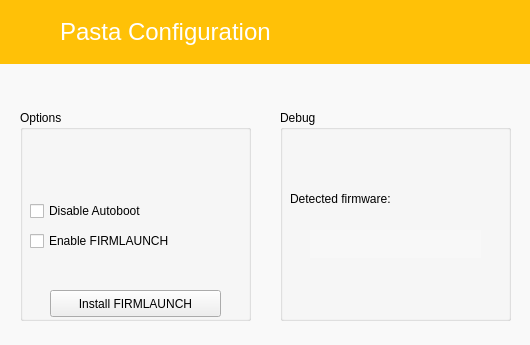
<?xml version="1.0" encoding="UTF-8"?>
<ui version="4.0">
 <class>MainWindow</class>
 <widget class="QMainWindow" name="MainWindow">
  <property name="geometry">
   <rect>
    <x>0</x>
    <y>0</y>
    <width>530</width>
    <height>345</height>
   </rect>
  </property>
  <property name="minimumSize">
   <size>
    <width>530</width>
    <height>345</height>
   </size>
  </property>
  <property name="maximumSize">
   <size>
    <width>530</width>
    <height>345</height>
   </size>
  </property>
  <property name="palette">
   <palette>
    <active>
     <colorrole role="WindowText">
      <brush brushstyle="SolidPattern">
       <color alpha="255">
        <red>0</red>
        <green>0</green>
        <blue>0</blue>
       </color>
      </brush>
     </colorrole>
     <colorrole role="Button">
      <brush brushstyle="SolidPattern">
       <color alpha="255">
        <red>249</red>
        <green>249</green>
        <blue>249</blue>
       </color>
      </brush>
     </colorrole>
     <colorrole role="Light">
      <brush brushstyle="SolidPattern">
       <color alpha="255">
        <red>255</red>
        <green>255</green>
        <blue>255</blue>
       </color>
      </brush>
     </colorrole>
     <colorrole role="Midlight">
      <brush brushstyle="SolidPattern">
       <color alpha="255">
        <red>252</red>
        <green>252</green>
        <blue>252</blue>
       </color>
      </brush>
     </colorrole>
     <colorrole role="Dark">
      <brush brushstyle="SolidPattern">
       <color alpha="255">
        <red>124</red>
        <green>124</green>
        <blue>124</blue>
       </color>
      </brush>
     </colorrole>
     <colorrole role="Mid">
      <brush brushstyle="SolidPattern">
       <color alpha="255">
        <red>166</red>
        <green>166</green>
        <blue>166</blue>
       </color>
      </brush>
     </colorrole>
     <colorrole role="Text">
      <brush brushstyle="SolidPattern">
       <color alpha="255">
        <red>32</red>
        <green>32</green>
        <blue>32</blue>
       </color>
      </brush>
     </colorrole>
     <colorrole role="BrightText">
      <brush brushstyle="SolidPattern">
       <color alpha="255">
        <red>114</red>
        <green>114</green>
        <blue>114</blue>
       </color>
      </brush>
     </colorrole>
     <colorrole role="ButtonText">
      <brush brushstyle="SolidPattern">
       <color alpha="255">
        <red>32</red>
        <green>32</green>
        <blue>32</blue>
       </color>
      </brush>
     </colorrole>
     <colorrole role="Base">
      <brush brushstyle="SolidPattern">
       <color alpha="255">
        <red>255</red>
        <green>255</green>
        <blue>255</blue>
       </color>
      </brush>
     </colorrole>
     <colorrole role="Window">
      <brush brushstyle="SolidPattern">
       <color alpha="255">
        <red>249</red>
        <green>249</green>
        <blue>249</blue>
       </color>
      </brush>
     </colorrole>
     <colorrole role="Shadow">
      <brush brushstyle="SolidPattern">
       <color alpha="255">
        <red>0</red>
        <green>0</green>
        <blue>0</blue>
       </color>
      </brush>
     </colorrole>
     <colorrole role="AlternateBase">
      <brush brushstyle="SolidPattern">
       <color alpha="255">
        <red>252</red>
        <green>252</green>
        <blue>252</blue>
       </color>
      </brush>
     </colorrole>
     <colorrole role="ToolTipBase">
      <brush brushstyle="SolidPattern">
       <color alpha="255">
        <red>255</red>
        <green>255</green>
        <blue>220</blue>
       </color>
      </brush>
     </colorrole>
     <colorrole role="ToolTipText">
      <brush brushstyle="SolidPattern">
       <color alpha="255">
        <red>0</red>
        <green>0</green>
        <blue>0</blue>
       </color>
      </brush>
     </colorrole>
    </active>
    <inactive>
     <colorrole role="WindowText">
      <brush brushstyle="SolidPattern">
       <color alpha="255">
        <red>0</red>
        <green>0</green>
        <blue>0</blue>
       </color>
      </brush>
     </colorrole>
     <colorrole role="Button">
      <brush brushstyle="SolidPattern">
       <color alpha="255">
        <red>249</red>
        <green>249</green>
        <blue>249</blue>
       </color>
      </brush>
     </colorrole>
     <colorrole role="Light">
      <brush brushstyle="SolidPattern">
       <color alpha="255">
        <red>255</red>
        <green>255</green>
        <blue>255</blue>
       </color>
      </brush>
     </colorrole>
     <colorrole role="Midlight">
      <brush brushstyle="SolidPattern">
       <color alpha="255">
        <red>252</red>
        <green>252</green>
        <blue>252</blue>
       </color>
      </brush>
     </colorrole>
     <colorrole role="Dark">
      <brush brushstyle="SolidPattern">
       <color alpha="255">
        <red>124</red>
        <green>124</green>
        <blue>124</blue>
       </color>
      </brush>
     </colorrole>
     <colorrole role="Mid">
      <brush brushstyle="SolidPattern">
       <color alpha="255">
        <red>166</red>
        <green>166</green>
        <blue>166</blue>
       </color>
      </brush>
     </colorrole>
     <colorrole role="Text">
      <brush brushstyle="SolidPattern">
       <color alpha="255">
        <red>32</red>
        <green>32</green>
        <blue>32</blue>
       </color>
      </brush>
     </colorrole>
     <colorrole role="BrightText">
      <brush brushstyle="SolidPattern">
       <color alpha="255">
        <red>114</red>
        <green>114</green>
        <blue>114</blue>
       </color>
      </brush>
     </colorrole>
     <colorrole role="ButtonText">
      <brush brushstyle="SolidPattern">
       <color alpha="255">
        <red>32</red>
        <green>32</green>
        <blue>32</blue>
       </color>
      </brush>
     </colorrole>
     <colorrole role="Base">
      <brush brushstyle="SolidPattern">
       <color alpha="255">
        <red>255</red>
        <green>255</green>
        <blue>255</blue>
       </color>
      </brush>
     </colorrole>
     <colorrole role="Window">
      <brush brushstyle="SolidPattern">
       <color alpha="255">
        <red>249</red>
        <green>249</green>
        <blue>249</blue>
       </color>
      </brush>
     </colorrole>
     <colorrole role="Shadow">
      <brush brushstyle="SolidPattern">
       <color alpha="255">
        <red>0</red>
        <green>0</green>
        <blue>0</blue>
       </color>
      </brush>
     </colorrole>
     <colorrole role="AlternateBase">
      <brush brushstyle="SolidPattern">
       <color alpha="255">
        <red>252</red>
        <green>252</green>
        <blue>252</blue>
       </color>
      </brush>
     </colorrole>
     <colorrole role="ToolTipBase">
      <brush brushstyle="SolidPattern">
       <color alpha="255">
        <red>255</red>
        <green>255</green>
        <blue>220</blue>
       </color>
      </brush>
     </colorrole>
     <colorrole role="ToolTipText">
      <brush brushstyle="SolidPattern">
       <color alpha="255">
        <red>0</red>
        <green>0</green>
        <blue>0</blue>
       </color>
      </brush>
     </colorrole>
    </inactive>
    <disabled>
     <colorrole role="WindowText">
      <brush brushstyle="SolidPattern">
       <color alpha="255">
        <red>124</red>
        <green>124</green>
        <blue>124</blue>
       </color>
      </brush>
     </colorrole>
     <colorrole role="Button">
      <brush brushstyle="SolidPattern">
       <color alpha="255">
        <red>249</red>
        <green>249</green>
        <blue>249</blue>
       </color>
      </brush>
     </colorrole>
     <colorrole role="Light">
      <brush brushstyle="SolidPattern">
       <color alpha="255">
        <red>255</red>
        <green>255</green>
        <blue>255</blue>
       </color>
      </brush>
     </colorrole>
     <colorrole role="Midlight">
      <brush brushstyle="SolidPattern">
       <color alpha="255">
        <red>252</red>
        <green>252</green>
        <blue>252</blue>
       </color>
      </brush>
     </colorrole>
     <colorrole role="Dark">
      <brush brushstyle="SolidPattern">
       <color alpha="255">
        <red>124</red>
        <green>124</green>
        <blue>124</blue>
       </color>
      </brush>
     </colorrole>
     <colorrole role="Mid">
      <brush brushstyle="SolidPattern">
       <color alpha="255">
        <red>166</red>
        <green>166</green>
        <blue>166</blue>
       </color>
      </brush>
     </colorrole>
     <colorrole role="Text">
      <brush brushstyle="SolidPattern">
       <color alpha="255">
        <red>124</red>
        <green>124</green>
        <blue>124</blue>
       </color>
      </brush>
     </colorrole>
     <colorrole role="BrightText">
      <brush brushstyle="SolidPattern">
       <color alpha="255">
        <red>114</red>
        <green>114</green>
        <blue>114</blue>
       </color>
      </brush>
     </colorrole>
     <colorrole role="ButtonText">
      <brush brushstyle="SolidPattern">
       <color alpha="255">
        <red>124</red>
        <green>124</green>
        <blue>124</blue>
       </color>
      </brush>
     </colorrole>
     <colorrole role="Base">
      <brush brushstyle="SolidPattern">
       <color alpha="255">
        <red>249</red>
        <green>249</green>
        <blue>249</blue>
       </color>
      </brush>
     </colorrole>
     <colorrole role="Window">
      <brush brushstyle="SolidPattern">
       <color alpha="255">
        <red>249</red>
        <green>249</green>
        <blue>249</blue>
       </color>
      </brush>
     </colorrole>
     <colorrole role="Shadow">
      <brush brushstyle="SolidPattern">
       <color alpha="255">
        <red>0</red>
        <green>0</green>
        <blue>0</blue>
       </color>
      </brush>
     </colorrole>
     <colorrole role="AlternateBase">
      <brush brushstyle="SolidPattern">
       <color alpha="255">
        <red>249</red>
        <green>249</green>
        <blue>249</blue>
       </color>
      </brush>
     </colorrole>
     <colorrole role="ToolTipBase">
      <brush brushstyle="SolidPattern">
       <color alpha="255">
        <red>255</red>
        <green>255</green>
        <blue>220</blue>
       </color>
      </brush>
     </colorrole>
     <colorrole role="ToolTipText">
      <brush brushstyle="SolidPattern">
       <color alpha="255">
        <red>0</red>
        <green>0</green>
        <blue>0</blue>
       </color>
      </brush>
     </colorrole>
    </disabled>
   </palette>
  </property>
  <property name="windowTitle">
   <string>pastaConfig</string>
  </property>
  <property name="windowIcon">
   <iconset resource="resources.qrc">
    <normaloff>:/images/3DS_icon_MD.png</normaloff>:/images/3DS_icon_MD.png</iconset>
  </property>
  <property name="styleSheet">
   <string notr="true">QMessageBox { background-color: white; color: #202020 }</string>
  </property>
  <widget class="QWidget" name="centralWidget">
   <widget class="QFrame" name="frame_2">
    <property name="geometry">
     <rect>
      <x>0</x>
      <y>0</y>
      <width>531</width>
      <height>64</height>
     </rect>
    </property>
    <property name="palette">
     <palette>
      <active>
       <colorrole role="WindowText">
        <brush brushstyle="SolidPattern">
         <color alpha="255">
          <red>0</red>
          <green>0</green>
          <blue>0</blue>
         </color>
        </brush>
       </colorrole>
       <colorrole role="Button">
        <brush brushstyle="SolidPattern">
         <color alpha="255">
          <red>255</red>
          <green>193</green>
          <blue>7</blue>
         </color>
        </brush>
       </colorrole>
       <colorrole role="Light">
        <brush brushstyle="SolidPattern">
         <color alpha="255">
          <red>255</red>
          <green>225</green>
          <blue>135</blue>
         </color>
        </brush>
       </colorrole>
       <colorrole role="Midlight">
        <brush brushstyle="SolidPattern">
         <color alpha="255">
          <red>255</red>
          <green>209</green>
          <blue>71</blue>
         </color>
        </brush>
       </colorrole>
       <colorrole role="Dark">
        <brush brushstyle="SolidPattern">
         <color alpha="255">
          <red>127</red>
          <green>96</green>
          <blue>3</blue>
         </color>
        </brush>
       </colorrole>
       <colorrole role="Mid">
        <brush brushstyle="SolidPattern">
         <color alpha="255">
          <red>170</red>
          <green>129</green>
          <blue>4</blue>
         </color>
        </brush>
       </colorrole>
       <colorrole role="Text">
        <brush brushstyle="SolidPattern">
         <color alpha="255">
          <red>0</red>
          <green>0</green>
          <blue>0</blue>
         </color>
        </brush>
       </colorrole>
       <colorrole role="BrightText">
        <brush brushstyle="SolidPattern">
         <color alpha="255">
          <red>255</red>
          <green>255</green>
          <blue>255</blue>
         </color>
        </brush>
       </colorrole>
       <colorrole role="ButtonText">
        <brush brushstyle="SolidPattern">
         <color alpha="255">
          <red>0</red>
          <green>0</green>
          <blue>0</blue>
         </color>
        </brush>
       </colorrole>
       <colorrole role="Base">
        <brush brushstyle="SolidPattern">
         <color alpha="255">
          <red>255</red>
          <green>255</green>
          <blue>255</blue>
         </color>
        </brush>
       </colorrole>
       <colorrole role="Window">
        <brush brushstyle="SolidPattern">
         <color alpha="255">
          <red>255</red>
          <green>193</green>
          <blue>7</blue>
         </color>
        </brush>
       </colorrole>
       <colorrole role="Shadow">
        <brush brushstyle="SolidPattern">
         <color alpha="255">
          <red>0</red>
          <green>0</green>
          <blue>0</blue>
         </color>
        </brush>
       </colorrole>
       <colorrole role="AlternateBase">
        <brush brushstyle="SolidPattern">
         <color alpha="255">
          <red>255</red>
          <green>224</green>
          <blue>131</blue>
         </color>
        </brush>
       </colorrole>
       <colorrole role="ToolTipBase">
        <brush brushstyle="SolidPattern">
         <color alpha="255">
          <red>255</red>
          <green>255</green>
          <blue>220</blue>
         </color>
        </brush>
       </colorrole>
       <colorrole role="ToolTipText">
        <brush brushstyle="SolidPattern">
         <color alpha="255">
          <red>0</red>
          <green>0</green>
          <blue>0</blue>
         </color>
        </brush>
       </colorrole>
      </active>
      <inactive>
       <colorrole role="WindowText">
        <brush brushstyle="SolidPattern">
         <color alpha="255">
          <red>0</red>
          <green>0</green>
          <blue>0</blue>
         </color>
        </brush>
       </colorrole>
       <colorrole role="Button">
        <brush brushstyle="SolidPattern">
         <color alpha="255">
          <red>255</red>
          <green>193</green>
          <blue>7</blue>
         </color>
        </brush>
       </colorrole>
       <colorrole role="Light">
        <brush brushstyle="SolidPattern">
         <color alpha="255">
          <red>255</red>
          <green>225</green>
          <blue>135</blue>
         </color>
        </brush>
       </colorrole>
       <colorrole role="Midlight">
        <brush brushstyle="SolidPattern">
         <color alpha="255">
          <red>255</red>
          <green>209</green>
          <blue>71</blue>
         </color>
        </brush>
       </colorrole>
       <colorrole role="Dark">
        <brush brushstyle="SolidPattern">
         <color alpha="255">
          <red>127</red>
          <green>96</green>
          <blue>3</blue>
         </color>
        </brush>
       </colorrole>
       <colorrole role="Mid">
        <brush brushstyle="SolidPattern">
         <color alpha="255">
          <red>170</red>
          <green>129</green>
          <blue>4</blue>
         </color>
        </brush>
       </colorrole>
       <colorrole role="Text">
        <brush brushstyle="SolidPattern">
         <color alpha="255">
          <red>0</red>
          <green>0</green>
          <blue>0</blue>
         </color>
        </brush>
       </colorrole>
       <colorrole role="BrightText">
        <brush brushstyle="SolidPattern">
         <color alpha="255">
          <red>255</red>
          <green>255</green>
          <blue>255</blue>
         </color>
        </brush>
       </colorrole>
       <colorrole role="ButtonText">
        <brush brushstyle="SolidPattern">
         <color alpha="255">
          <red>0</red>
          <green>0</green>
          <blue>0</blue>
         </color>
        </brush>
       </colorrole>
       <colorrole role="Base">
        <brush brushstyle="SolidPattern">
         <color alpha="255">
          <red>255</red>
          <green>255</green>
          <blue>255</blue>
         </color>
        </brush>
       </colorrole>
       <colorrole role="Window">
        <brush brushstyle="SolidPattern">
         <color alpha="255">
          <red>255</red>
          <green>193</green>
          <blue>7</blue>
         </color>
        </brush>
       </colorrole>
       <colorrole role="Shadow">
        <brush brushstyle="SolidPattern">
         <color alpha="255">
          <red>0</red>
          <green>0</green>
          <blue>0</blue>
         </color>
        </brush>
       </colorrole>
       <colorrole role="AlternateBase">
        <brush brushstyle="SolidPattern">
         <color alpha="255">
          <red>255</red>
          <green>224</green>
          <blue>131</blue>
         </color>
        </brush>
       </colorrole>
       <colorrole role="ToolTipBase">
        <brush brushstyle="SolidPattern">
         <color alpha="255">
          <red>255</red>
          <green>255</green>
          <blue>220</blue>
         </color>
        </brush>
       </colorrole>
       <colorrole role="ToolTipText">
        <brush brushstyle="SolidPattern">
         <color alpha="255">
          <red>0</red>
          <green>0</green>
          <blue>0</blue>
         </color>
        </brush>
       </colorrole>
      </inactive>
      <disabled>
       <colorrole role="WindowText">
        <brush brushstyle="SolidPattern">
         <color alpha="255">
          <red>127</red>
          <green>96</green>
          <blue>3</blue>
         </color>
        </brush>
       </colorrole>
       <colorrole role="Button">
        <brush brushstyle="SolidPattern">
         <color alpha="255">
          <red>255</red>
          <green>193</green>
          <blue>7</blue>
         </color>
        </brush>
       </colorrole>
       <colorrole role="Light">
        <brush brushstyle="SolidPattern">
         <color alpha="255">
          <red>255</red>
          <green>225</green>
          <blue>135</blue>
         </color>
        </brush>
       </colorrole>
       <colorrole role="Midlight">
        <brush brushstyle="SolidPattern">
         <color alpha="255">
          <red>255</red>
          <green>209</green>
          <blue>71</blue>
         </color>
        </brush>
       </colorrole>
       <colorrole role="Dark">
        <brush brushstyle="SolidPattern">
         <color alpha="255">
          <red>127</red>
          <green>96</green>
          <blue>3</blue>
         </color>
        </brush>
       </colorrole>
       <colorrole role="Mid">
        <brush brushstyle="SolidPattern">
         <color alpha="255">
          <red>170</red>
          <green>129</green>
          <blue>4</blue>
         </color>
        </brush>
       </colorrole>
       <colorrole role="Text">
        <brush brushstyle="SolidPattern">
         <color alpha="255">
          <red>127</red>
          <green>96</green>
          <blue>3</blue>
         </color>
        </brush>
       </colorrole>
       <colorrole role="BrightText">
        <brush brushstyle="SolidPattern">
         <color alpha="255">
          <red>255</red>
          <green>255</green>
          <blue>255</blue>
         </color>
        </brush>
       </colorrole>
       <colorrole role="ButtonText">
        <brush brushstyle="SolidPattern">
         <color alpha="255">
          <red>127</red>
          <green>96</green>
          <blue>3</blue>
         </color>
        </brush>
       </colorrole>
       <colorrole role="Base">
        <brush brushstyle="SolidPattern">
         <color alpha="255">
          <red>255</red>
          <green>193</green>
          <blue>7</blue>
         </color>
        </brush>
       </colorrole>
       <colorrole role="Window">
        <brush brushstyle="SolidPattern">
         <color alpha="255">
          <red>255</red>
          <green>193</green>
          <blue>7</blue>
         </color>
        </brush>
       </colorrole>
       <colorrole role="Shadow">
        <brush brushstyle="SolidPattern">
         <color alpha="255">
          <red>0</red>
          <green>0</green>
          <blue>0</blue>
         </color>
        </brush>
       </colorrole>
       <colorrole role="AlternateBase">
        <brush brushstyle="SolidPattern">
         <color alpha="255">
          <red>255</red>
          <green>193</green>
          <blue>7</blue>
         </color>
        </brush>
       </colorrole>
       <colorrole role="ToolTipBase">
        <brush brushstyle="SolidPattern">
         <color alpha="255">
          <red>255</red>
          <green>255</green>
          <blue>220</blue>
         </color>
        </brush>
       </colorrole>
       <colorrole role="ToolTipText">
        <brush brushstyle="SolidPattern">
         <color alpha="255">
          <red>0</red>
          <green>0</green>
          <blue>0</blue>
         </color>
        </brush>
       </colorrole>
      </disabled>
     </palette>
    </property>
    <property name="autoFillBackground">
     <bool>true</bool>
    </property>
    <widget class="QLabel" name="logo_text">
     <property name="geometry">
      <rect>
       <x>60</x>
       <y>0</y>
       <width>251</width>
       <height>64</height>
      </rect>
     </property>
     <property name="font">
      <font>
       <pointsize>18</pointsize>
      </font>
     </property>
     <property name="styleSheet">
      <string notr="true">color:white</string>
     </property>
     <property name="text">
      <string>Pasta Configuration</string>
     </property>
    </widget>
   </widget>
   <widget class="QLabel" name="shadow">
    <property name="geometry">
     <rect>
      <x>0</x>
      <y>64</y>
      <width>531</width>
      <height>8</height>
     </rect>
    </property>
    <property name="maximumSize">
     <size>
      <width>16777215</width>
      <height>8</height>
     </size>
    </property>
    <property name="pixmap">
     <pixmap resource="resources.qrc">:/images/MD_shadow.png</pixmap>
    </property>
    <property name="scaledContents">
     <bool>true</bool>
    </property>
   </widget>
   <widget class="QGroupBox" name="groupBox">
    <property name="geometry">
     <rect>
      <x>20</x>
      <y>110</y>
      <width>231</width>
      <height>211</height>
     </rect>
    </property>
    <property name="title">
     <string>Options</string>
    </property>
    <widget class="QCheckBox" name="noAB">
     <property name="geometry">
      <rect>
       <x>10</x>
       <y>90</y>
       <width>211</width>
       <height>22</height>
      </rect>
     </property>
     <property name="text">
      <string>Disable Autoboot</string>
     </property>
    </widget>
    <widget class="QCheckBox" name="firmLaunch">
     <property name="geometry">
      <rect>
       <x>10</x>
       <y>120</y>
       <width>211</width>
       <height>22</height>
      </rect>
     </property>
     <property name="text">
      <string>Enable FIRMLAUNCH</string>
     </property>
    </widget>
    <widget class="QPushButton" name="installfl">
     <property name="geometry">
      <rect>
       <x>30</x>
       <y>180</y>
       <width>171</width>
       <height>27</height>
      </rect>
     </property>
     <property name="text">
      <string>Install FIRMLAUNCH</string>
     </property>
    </widget>
   </widget>
   <widget class="QGroupBox" name="groupBox_2">
    <property name="geometry">
     <rect>
      <x>280</x>
      <y>110</y>
      <width>231</width>
      <height>211</height>
     </rect>
    </property>
    <property name="title">
     <string>Debug</string>
    </property>
    <widget class="QLabel" name="label">
     <property name="geometry">
      <rect>
       <x>10</x>
       <y>80</y>
       <width>211</width>
       <height>17</height>
      </rect>
     </property>
     <property name="text">
      <string>Detected firmware:</string>
     </property>
    </widget>
    <widget class="QLabel" name="fw">
     <property name="geometry">
      <rect>
       <x>30</x>
       <y>120</y>
       <width>171</width>
       <height>28</height>
      </rect>
     </property>
     <property name="palette">
      <palette>
       <active>
        <colorrole role="WindowText">
         <brush brushstyle="SolidPattern">
          <color alpha="255">
           <red>114</red>
           <green>114</green>
           <blue>114</blue>
          </color>
         </brush>
        </colorrole>
        <colorrole role="Button">
         <brush brushstyle="SolidPattern">
          <color alpha="255">
           <red>248</red>
           <green>248</green>
           <blue>248</blue>
          </color>
         </brush>
        </colorrole>
        <colorrole role="Light">
         <brush brushstyle="SolidPattern">
          <color alpha="255">
           <red>255</red>
           <green>255</green>
           <blue>255</blue>
          </color>
         </brush>
        </colorrole>
        <colorrole role="Midlight">
         <brush brushstyle="SolidPattern">
          <color alpha="255">
           <red>251</red>
           <green>251</green>
           <blue>251</blue>
          </color>
         </brush>
        </colorrole>
        <colorrole role="Dark">
         <brush brushstyle="SolidPattern">
          <color alpha="255">
           <red>124</red>
           <green>124</green>
           <blue>124</blue>
          </color>
         </brush>
        </colorrole>
        <colorrole role="Mid">
         <brush brushstyle="SolidPattern">
          <color alpha="255">
           <red>165</red>
           <green>165</green>
           <blue>165</blue>
          </color>
         </brush>
        </colorrole>
        <colorrole role="Text">
         <brush brushstyle="SolidPattern">
          <color alpha="255">
           <red>114</red>
           <green>114</green>
           <blue>114</blue>
          </color>
         </brush>
        </colorrole>
        <colorrole role="BrightText">
         <brush brushstyle="SolidPattern">
          <color alpha="255">
           <red>255</red>
           <green>255</green>
           <blue>255</blue>
          </color>
         </brush>
        </colorrole>
        <colorrole role="ButtonText">
         <brush brushstyle="SolidPattern">
          <color alpha="255">
           <red>114</red>
           <green>114</green>
           <blue>114</blue>
          </color>
         </brush>
        </colorrole>
        <colorrole role="Base">
         <brush brushstyle="SolidPattern">
          <color alpha="255">
           <red>255</red>
           <green>255</green>
           <blue>255</blue>
          </color>
         </brush>
        </colorrole>
        <colorrole role="Window">
         <brush brushstyle="SolidPattern">
          <color alpha="255">
           <red>248</red>
           <green>248</green>
           <blue>248</blue>
          </color>
         </brush>
        </colorrole>
        <colorrole role="Shadow">
         <brush brushstyle="SolidPattern">
          <color alpha="255">
           <red>0</red>
           <green>0</green>
           <blue>0</blue>
          </color>
         </brush>
        </colorrole>
        <colorrole role="AlternateBase">
         <brush brushstyle="SolidPattern">
          <color alpha="255">
           <red>251</red>
           <green>251</green>
           <blue>251</blue>
          </color>
         </brush>
        </colorrole>
        <colorrole role="ToolTipBase">
         <brush brushstyle="SolidPattern">
          <color alpha="255">
           <red>255</red>
           <green>255</green>
           <blue>220</blue>
          </color>
         </brush>
        </colorrole>
        <colorrole role="ToolTipText">
         <brush brushstyle="SolidPattern">
          <color alpha="255">
           <red>0</red>
           <green>0</green>
           <blue>0</blue>
          </color>
         </brush>
        </colorrole>
       </active>
       <inactive>
        <colorrole role="WindowText">
         <brush brushstyle="SolidPattern">
          <color alpha="255">
           <red>114</red>
           <green>114</green>
           <blue>114</blue>
          </color>
         </brush>
        </colorrole>
        <colorrole role="Button">
         <brush brushstyle="SolidPattern">
          <color alpha="255">
           <red>248</red>
           <green>248</green>
           <blue>248</blue>
          </color>
         </brush>
        </colorrole>
        <colorrole role="Light">
         <brush brushstyle="SolidPattern">
          <color alpha="255">
           <red>255</red>
           <green>255</green>
           <blue>255</blue>
          </color>
         </brush>
        </colorrole>
        <colorrole role="Midlight">
         <brush brushstyle="SolidPattern">
          <color alpha="255">
           <red>251</red>
           <green>251</green>
           <blue>251</blue>
          </color>
         </brush>
        </colorrole>
        <colorrole role="Dark">
         <brush brushstyle="SolidPattern">
          <color alpha="255">
           <red>124</red>
           <green>124</green>
           <blue>124</blue>
          </color>
         </brush>
        </colorrole>
        <colorrole role="Mid">
         <brush brushstyle="SolidPattern">
          <color alpha="255">
           <red>165</red>
           <green>165</green>
           <blue>165</blue>
          </color>
         </brush>
        </colorrole>
        <colorrole role="Text">
         <brush brushstyle="SolidPattern">
          <color alpha="255">
           <red>114</red>
           <green>114</green>
           <blue>114</blue>
          </color>
         </brush>
        </colorrole>
        <colorrole role="BrightText">
         <brush brushstyle="SolidPattern">
          <color alpha="255">
           <red>255</red>
           <green>255</green>
           <blue>255</blue>
          </color>
         </brush>
        </colorrole>
        <colorrole role="ButtonText">
         <brush brushstyle="SolidPattern">
          <color alpha="255">
           <red>114</red>
           <green>114</green>
           <blue>114</blue>
          </color>
         </brush>
        </colorrole>
        <colorrole role="Base">
         <brush brushstyle="SolidPattern">
          <color alpha="255">
           <red>255</red>
           <green>255</green>
           <blue>255</blue>
          </color>
         </brush>
        </colorrole>
        <colorrole role="Window">
         <brush brushstyle="SolidPattern">
          <color alpha="255">
           <red>248</red>
           <green>248</green>
           <blue>248</blue>
          </color>
         </brush>
        </colorrole>
        <colorrole role="Shadow">
         <brush brushstyle="SolidPattern">
          <color alpha="255">
           <red>0</red>
           <green>0</green>
           <blue>0</blue>
          </color>
         </brush>
        </colorrole>
        <colorrole role="AlternateBase">
         <brush brushstyle="SolidPattern">
          <color alpha="255">
           <red>251</red>
           <green>251</green>
           <blue>251</blue>
          </color>
         </brush>
        </colorrole>
        <colorrole role="ToolTipBase">
         <brush brushstyle="SolidPattern">
          <color alpha="255">
           <red>255</red>
           <green>255</green>
           <blue>220</blue>
          </color>
         </brush>
        </colorrole>
        <colorrole role="ToolTipText">
         <brush brushstyle="SolidPattern">
          <color alpha="255">
           <red>0</red>
           <green>0</green>
           <blue>0</blue>
          </color>
         </brush>
        </colorrole>
       </inactive>
       <disabled>
        <colorrole role="WindowText">
         <brush brushstyle="SolidPattern">
          <color alpha="255">
           <red>114</red>
           <green>114</green>
           <blue>114</blue>
          </color>
         </brush>
        </colorrole>
        <colorrole role="Button">
         <brush brushstyle="SolidPattern">
          <color alpha="255">
           <red>248</red>
           <green>248</green>
           <blue>248</blue>
          </color>
         </brush>
        </colorrole>
        <colorrole role="Light">
         <brush brushstyle="SolidPattern">
          <color alpha="255">
           <red>255</red>
           <green>255</green>
           <blue>255</blue>
          </color>
         </brush>
        </colorrole>
        <colorrole role="Midlight">
         <brush brushstyle="SolidPattern">
          <color alpha="255">
           <red>251</red>
           <green>251</green>
           <blue>251</blue>
          </color>
         </brush>
        </colorrole>
        <colorrole role="Dark">
         <brush brushstyle="SolidPattern">
          <color alpha="255">
           <red>124</red>
           <green>124</green>
           <blue>124</blue>
          </color>
         </brush>
        </colorrole>
        <colorrole role="Mid">
         <brush brushstyle="SolidPattern">
          <color alpha="255">
           <red>165</red>
           <green>165</green>
           <blue>165</blue>
          </color>
         </brush>
        </colorrole>
        <colorrole role="Text">
         <brush brushstyle="SolidPattern">
          <color alpha="255">
           <red>114</red>
           <green>114</green>
           <blue>114</blue>
          </color>
         </brush>
        </colorrole>
        <colorrole role="BrightText">
         <brush brushstyle="SolidPattern">
          <color alpha="255">
           <red>255</red>
           <green>255</green>
           <blue>255</blue>
          </color>
         </brush>
        </colorrole>
        <colorrole role="ButtonText">
         <brush brushstyle="SolidPattern">
          <color alpha="255">
           <red>114</red>
           <green>114</green>
           <blue>114</blue>
          </color>
         </brush>
        </colorrole>
        <colorrole role="Base">
         <brush brushstyle="SolidPattern">
          <color alpha="255">
           <red>248</red>
           <green>248</green>
           <blue>248</blue>
          </color>
         </brush>
        </colorrole>
        <colorrole role="Window">
         <brush brushstyle="SolidPattern">
          <color alpha="255">
           <red>248</red>
           <green>248</green>
           <blue>248</blue>
          </color>
         </brush>
        </colorrole>
        <colorrole role="Shadow">
         <brush brushstyle="SolidPattern">
          <color alpha="255">
           <red>0</red>
           <green>0</green>
           <blue>0</blue>
          </color>
         </brush>
        </colorrole>
        <colorrole role="AlternateBase">
         <brush brushstyle="SolidPattern">
          <color alpha="255">
           <red>248</red>
           <green>248</green>
           <blue>248</blue>
          </color>
         </brush>
        </colorrole>
        <colorrole role="ToolTipBase">
         <brush brushstyle="SolidPattern">
          <color alpha="255">
           <red>255</red>
           <green>255</green>
           <blue>220</blue>
          </color>
         </brush>
        </colorrole>
        <colorrole role="ToolTipText">
         <brush brushstyle="SolidPattern">
          <color alpha="255">
           <red>0</red>
           <green>0</green>
           <blue>0</blue>
          </color>
         </brush>
        </colorrole>
       </disabled>
      </palette>
     </property>
     <property name="autoFillBackground">
      <bool>true</bool>
     </property>
     <property name="styleSheet">
      <string notr="true">color:#727272</string>
     </property>
     <property name="alignment">
      <set>Qt::AlignCenter</set>
     </property>
    </widget>
   </widget>
   <widget class="QPushButton" name="changepath">
    <property name="geometry">
     <rect>
      <x>10</x>
      <y>70</y>
      <width>511</width>
      <height>27</height>
     </rect>
    </property>
    <property name="text">
     <string/>
    </property>
    <property name="flat">
     <bool>true</bool>
    </property>
   </widget>
  </widget>
 </widget>
 <layoutdefault spacing="6" margin="11"/>
 <resources>
  <include location="resources.qrc"/>
 </resources>
 <connections/>
</ui>
